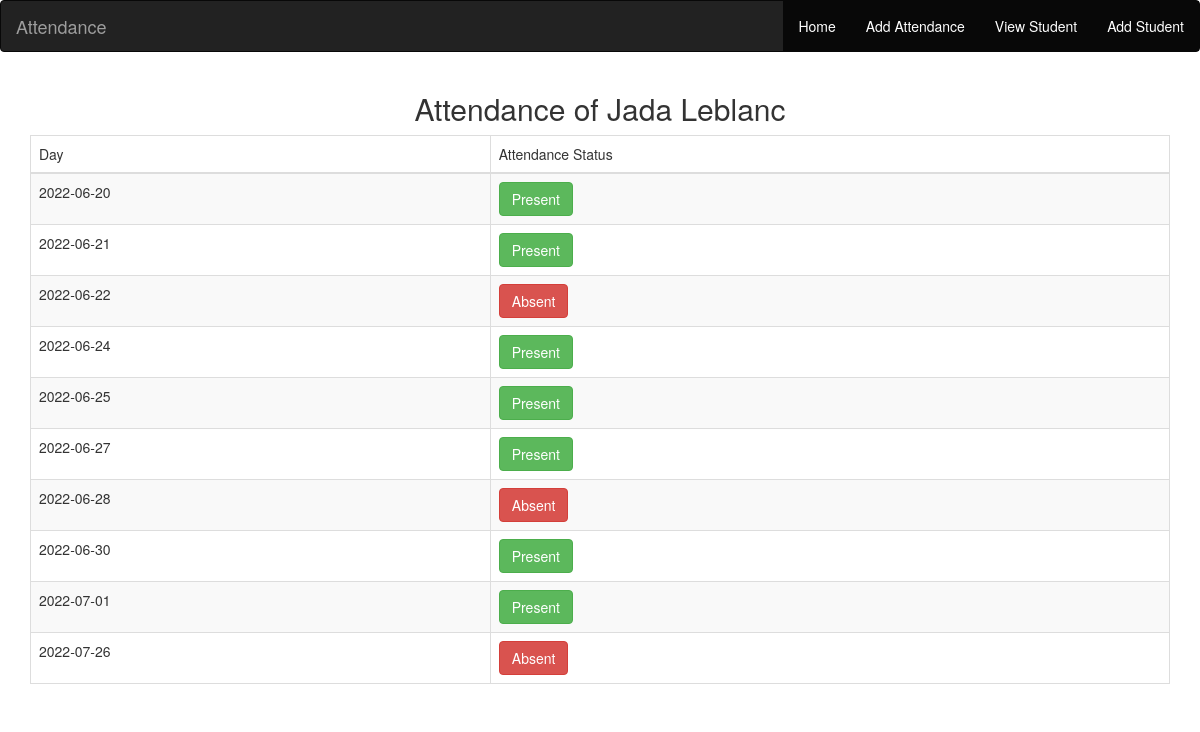
Page /student_attendance.php?id=2 on the committed database.
### tables this page shows
CREATE TABLE `students` (
  `id` int(11) NOT NULL,
  `name` varchar(30) NOT NULL,
  `gender` enum('male','female','other') NOT NULL DEFAULT 'other',
  `age` int(4) NOT NULL
);

CREATE TABLE `attendance` (
  `id` int(11) NOT NULL,
  `student_id` int(11) NOT NULL,
  `status` enum('absent','present') NOT NULL DEFAULT 'absent',
  `date` date NOT NULL
);

### student_attendance.php (the view, shortened to what this page needs)
<?php
require "config/database.php";
include "src/inc/header.php";
if(isset($_GET['id'])){
    $student_id = $_GET['id'];
}
?>
<div class="container">
    <?php
$single_student_attendance_view = "SELECT * FROM students WHERE id=$student_id";
                $result = $connectdb->query($single_student_attendance_view);
                while($student = mysqli_fetch_array($result)){
                    ?>
    <h2 class="text-center">Attendance of <?php echo$student['name'];?></h2>
    <?php
    }
    ?>
<table class="table table-bordered table-striped table-hover">
        <thead>
            <tr>
                <td>Day</td>
                <td>Attendance Status</td>
            </tr>
        </thead>
        <tbody>
            <?php
                $single_attendance_view = "SELECT a.id, a.status, a.date, s.name FROM attendance AS a
                                            LEFT JOIN students AS s ON S.id=a.student_id
                                            WHERE s.id=$student_id
                                            ORDER BY a.date";
                $result = $connectdb->query($single_attendance_view);
                if(mysqli_num_rows($result) > 0){
                    while($student = $result->fetch_assoc()){
                        ?>
            <tr>
                <td><?php echo $student['date'];?></td>
                <td><?php if($student['status'] == "present"){
                    echo "<button type='button' class='btn btn-success'>Present</button>";
                    }
                    else{
                    echo "<button type='button' class='btn btn-danger'>Absent</button>";
                    };?>
                </td>
            </tr>
            <?php
            }
        }
            ?>
        </tbody>
    </table>
</div>
<?php
include "src/inc/footer.php";
?>

### rows in the picture
students: name "Jada Leblanc"
attendance: date "2022-06-20", status "Present"
attendance: date "2022-06-21", status "Present"
attendance: date "2022-06-22", status "Absent"
attendance: date "2022-06-24", status "Present"
attendance: date "2022-06-25", status "Present"
attendance: date "2022-06-27", status "Present"
attendance: date "2022-06-28", status "Absent"
attendance: date "2022-06-30", status "Present"
attendance: date "2022-07-01", status "Present"
attendance: date "2022-07-26", status "Absent"
